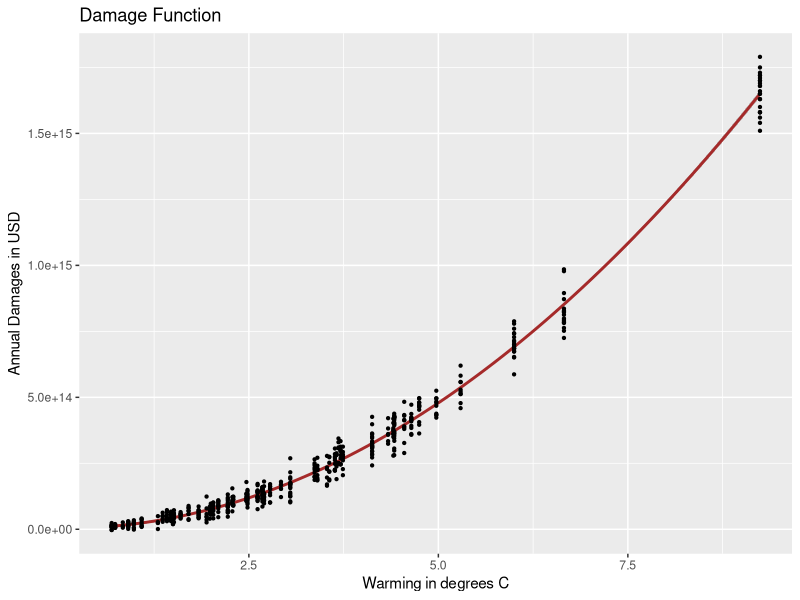
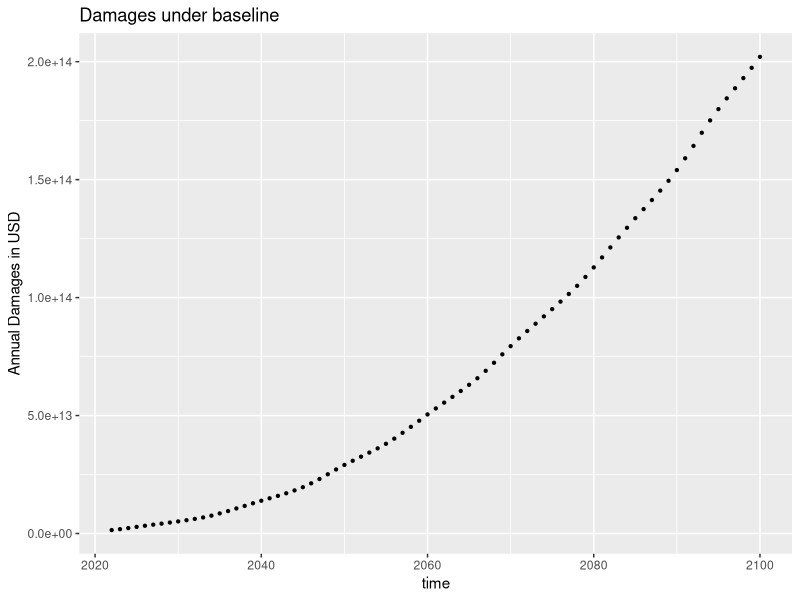
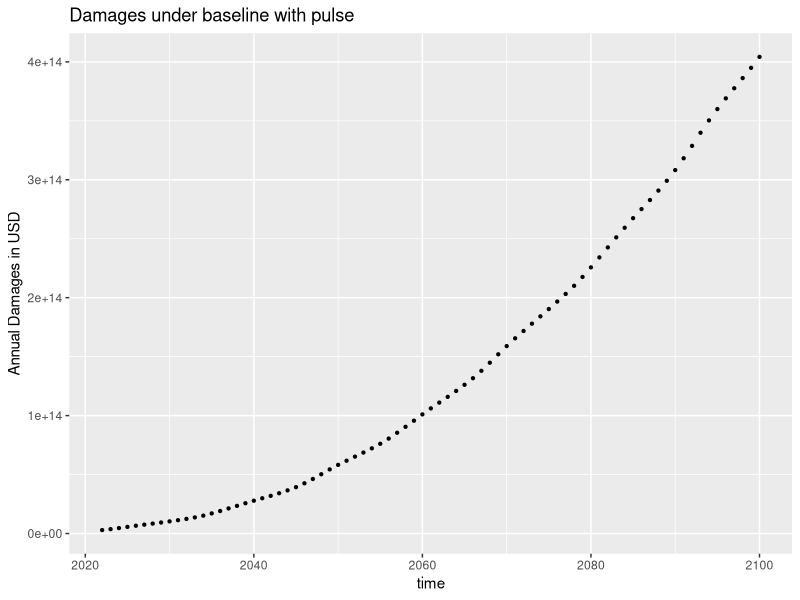
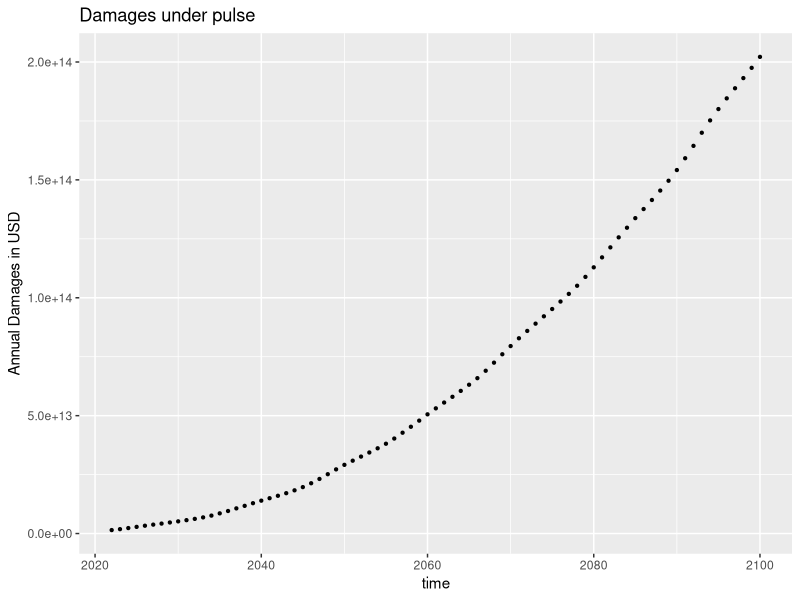
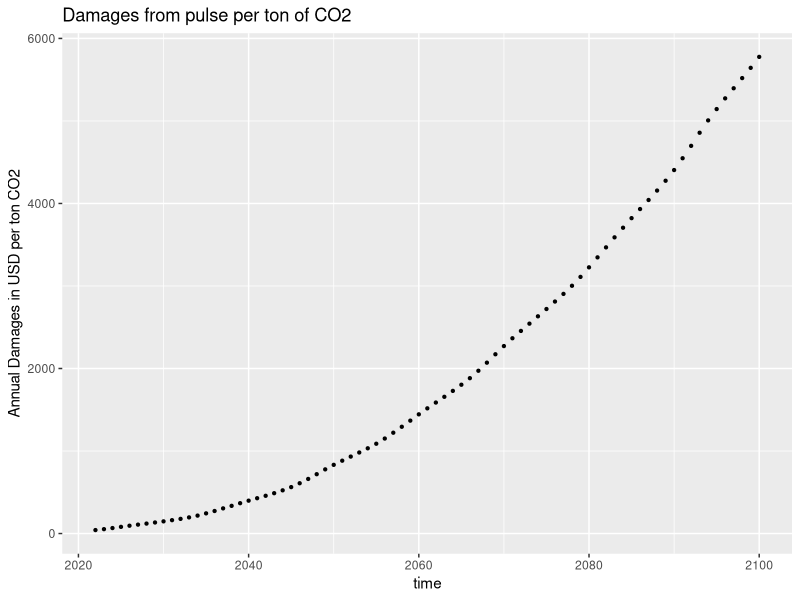

Reproduce these figures in R, in order.
## ---- chunk 1
knitr::opts_chunk$set(echo = TRUE)
library(tidyverse)
library(here)
## ---- chunk 2
damage <- read_csv(here("damages.csv"))
warming <- read_csv(here("warming.csv"))
## ---- chunk 3
#create linear regression 

damage$warming_squared <- damage$warming^2
quad_damage_model <- lm(damages ~ warming + warming_squared + 0, data = damage)

# define function 
quad_function <- function(warming){
  harm <- quad_damage_model$coefficients[1]*warming + quad_damage_model$coefficients[2]*warming^2
  return(harm)
}
## ---- chunk 4
# visualize function and scatterplot graph
ggplot(quad_damage_model, aes(warming, damages)) + geom_smooth(method = "lm", formula = y ~ x + I(x^2), color = "brown") + geom_point(size = 0.8) + 
  theme_gray() +
  labs(title = "Damage Function", x = "Warming in degrees C", y = "Annual Damages in USD")
## ---- chunk 5
warming$damage_baseline <- quad_function(warming$warming_baseline)
## ---- chunk 6
# visualize function and scatterplot graph
ggplot(data = warming, aes(year, damage_baseline)) + 
  geom_point(size = 0.8) + 
  theme_gray() +
  labs(title = "Damages under baseline", x = "time", y = "Annual Damages in USD")
## ---- chunk 7
warming$damage_pulse <- quad_function(warming$warming_pulse)
warming$damage_baseline_pulse <- warming$damage_baseline + warming$damage_pulse
## ---- chunk 8
# visualize function and scatterplot graph
ggplot(data = warming, aes(year, damage_baseline_pulse)) + 
  geom_point(size = 0.8) + 
  theme_gray() +
  labs(title = "Damages under baseline with pulse", x = "time", y = "Annual Damages in USD")
## ---- chunk 9
# visualize function and scatterplot graph
ggplot(data = warming, aes(year, damage_pulse)) + 
  geom_point(size = 0.8) + 
  theme_gray() +
  labs(title = "Damages under pulse", x = "time", y = "Annual Damages in USD")
## ---- chunk 10
warming$unit_damage <- (warming$damage_pulse)/(35*10^9)
## ---- chunk 11
# visualize function and scatterplot graph
ggplot(data = warming, aes(year, unit_damage)) + 
  geom_point(size = 0.8) + 
  theme_gray() +
  labs(title = "Damages from pulse per ton of CO2", x = "time", y = "Annual Damages in USD per ton CO2")
